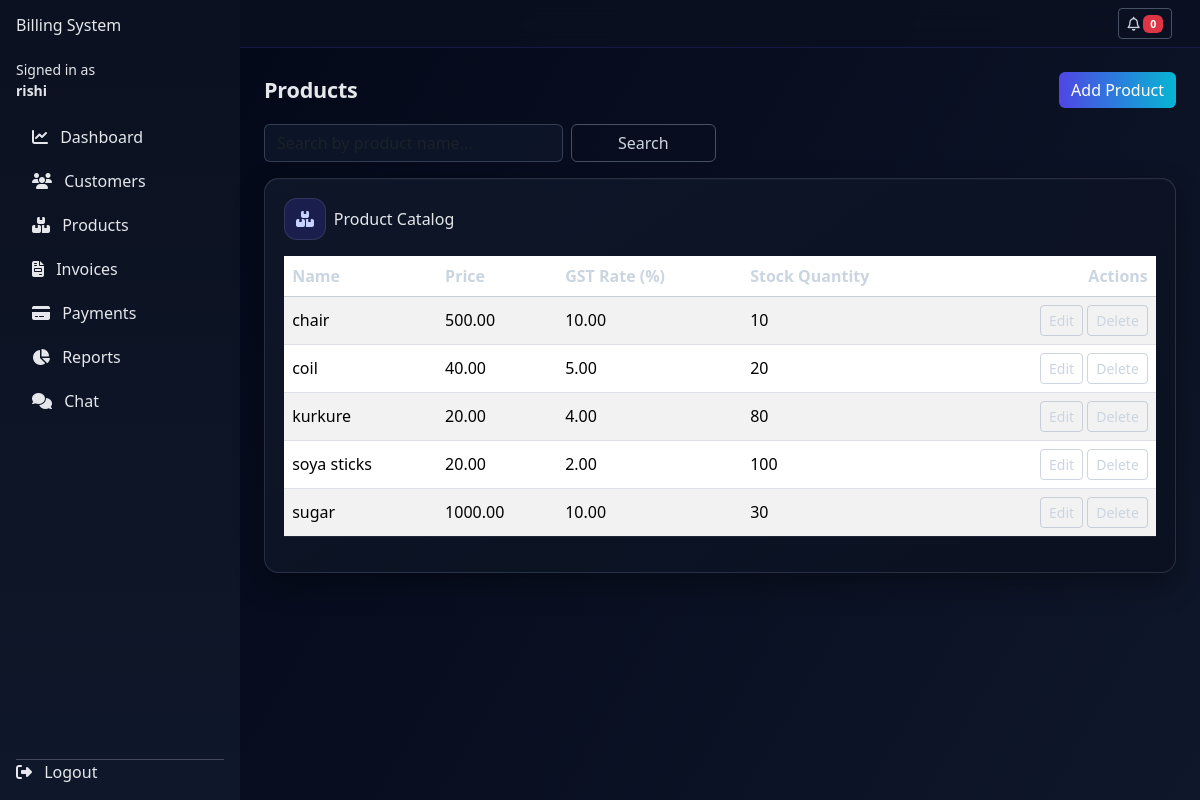
Screenshot of /products/ (signed in) with the database file from the repository.
### products/models.py (models this page shows, shortened)
class Product(models.Model):
    business = models.ForeignKey(
        "users.Business",
        on_delete=models.CASCADE,
        related_name="products",
        null=True,
        blank=True,
    )
    name = models.CharField(max_length=255)
    description = models.TextField(blank=True)
    price = models.DecimalField(max_digits=12, decimal_places=2)
    gst_rate = models.DecimalField(max_digits=5, decimal_places=2, help_text="GST percentage")
    stock_quantity = models.PositiveIntegerField(default=0)
    is_active = models.BooleanField(default=True)
    class Meta:
        ordering = ["name"]

### products/views.py (the view)
# urls.py: path("", views.product_list, name="product_list"),
@login_required
@approved_business_required
def product_list(request):
    query = request.GET.get("q", "").strip()
    products_qs = queryset_for_business(Product.objects.all(), request.user)
    if query:
        products_qs = products_qs.filter(Q(name__icontains=query))
    paginator = Paginator(products_qs, 10)
    page_number = request.GET.get("page")
    page_obj = paginator.get_page(page_number)
    return render(
        request,
        "products/product_list.html",
        {
            "page_obj": page_obj,
            "query": query,
        },
    )

### users/utils.py (called while the page is built)
def is_staff_or_superuser(user):
    return user.is_authenticated and (user.is_superuser or user.is_staff)

def queryset_for_business(model_qs: QuerySet, user, *, business_field: str = "business"):
    if is_staff_or_superuser(user):
        return model_qs
    b = get_owner_business(user)
    if not b:
        return model_qs.none()
    return model_qs.filter(**{business_field: b})

### templates/products/product_list.html (shortened to what this page needs)
{% extends "base.html" %}
{% block content %}
<div class="d-flex justify-content-between align-items-center mb-3 list-page-head">
  <h2 class="mb-0">Products</h2>
  <a href="{% url 'products:product_create' %}" class="btn btn-primary button-ripple">Add Product</a>
</div>
<form method="get" class="row g-2 mb-3">
  <div class="col-md-4">
    <input
      type="text"
      name="q"
      value="{{ query }}"
      class="form-control"
      placeholder="Search by product name..."
    >
  </div>
  <div class="col-md-2">
    <button type="submit" class="btn btn-outline-secondary w-100">Search</button>
  </div>
</form>
<div class="table-shell reveal-up">
  <div class="d-flex align-items-center gap-2 mb-3">
    <span class="table-icon"><i class="fa-solid fa-boxes-stacked"></i></span>
    <h6 class="mb-0">Product Catalog</h6>
  </div>
<div class="table-responsive">
  <table class="table table-striped table-hover align-middle">
    <thead>
      <tr>
        <th>Name</th>
        <th>Price</th>
        <th>GST Rate (%)</th>
        <th>Stock Quantity</th>
        <th class="text-end">Actions</th>
      </tr>
    </thead>
    <tbody>
      {% for product in page_obj %}
        <tr>
          <td>{{ product.name }}</td>
          <td>{{ product.price }}</td>
          <td>{{ product.gst_rate }}</td>
          <td>{{ product.stock_quantity }}</td>
          <td class="text-end">
            <a href="{% url 'products:product_update' product.pk %}" class="btn btn-sm btn-outline-primary">Edit</a>
            <a href="{% url 'products:product_delete' product.pk %}" class="btn btn-sm btn-outline-danger">Delete</a>
          </td>
        </tr>
      {% empty %}
        <tr>
          <td colspan="5" class="text-center">No products found.</td>
        </tr>
      {% endfor %}
    </tbody>
  </table>
</div>
</div>
{% endblock %}

### templates/base.html (shortened to what this page needs)
{% load static %}
<!doctype html>
<html lang="en">
  <head>
    <link
      href="https://cdn.jsdelivr.net/npm/bootstrap@5.3.3/dist/css/bootstrap.min.css"
      rel="stylesheet"
    >
    <link rel="stylesheet" href="{% static 'css/style.css' %}">
    <script src="https://cdn.tailwindcss.com"></script>
    <link rel="stylesheet" href="https://cdnjs.cloudflare.com/ajax/libs/font-awesome/6.5.2/css/all.min.css">
  </head>
  <body class="app-dark">
    <div class="app-shell">
      <aside class="sidebar d-flex flex-column p-3">
        <h4 class="mb-4"><a href="{% url 'landing' %}">Billing System</a></h4>
        {% if user.is_authenticated %}
          <div class="mb-3 small">
            Signed in as<br>
            <strong>{{ user.username }}</strong>
          </div>
        {% endif %}
        <ul class="nav nav-pills flex-column mb-auto">
          <li class="nav-item mb-1">
            <a href="{% url 'dashboard:home' %}" class="nav-link {% if request.resolver_match.url_name == 'home' and request.resolver_match.app_name == 'dashboard' %}active{% endif %}">
              <i class="fa-solid fa-chart-line me-2"></i> Dashboard
            </a>
          </li>
          <li class="nav-item mb-1">
            <a href="{% url 'customers:customer_list' %}" class="nav-link">
              <i class="fa-solid fa-users me-2"></i> Customers
            </a>
          </li>
          <li class="nav-item mb-1">
            <a href="{% url 'products:product_list' %}" class="nav-link">
              <i class="fa-solid fa-boxes-stacked me-2"></i> Products
            </a>
          </li>
          <li class="nav-item mb-1">
            <a href="{% url 'invoices:invoice_list' %}" class="nav-link">
              <i class="fa-solid fa-file-invoice me-2"></i> Invoices
            </a>
          </li>
          <li class="nav-item mb-1">
            <a href="{% url 'payments:list' %}" class="nav-link">
              <i class="fa-solid fa-credit-card me-2"></i> Payments
            </a>
          </li>
          <li class="nav-item mb-1">
            <a href="{% url 'reports:index' %}" class="nav-link">
              <i class="fa-solid fa-chart-pie me-2"></i> Reports
            </a>
          </li>
          <li class="nav-item mb-1">
            <a href="{% url 'communication:chat_room' %}" class="nav-link">
              <i class="fa-solid fa-comments me-2"></i> Chat
            </a>
          </li>
        </ul>
        <hr>
        <div>
          {% if user.is_authenticated %}
            <a class="nav-link px-0" href="{% url 'logout' %}">
              <i class="fa-solid fa-right-from-bracket me-2"></i> Logout
            </a>
          {% else %}
            <a class="nav-link px-0" href="#" id="sidebarLoginLink">
              <i class="fa-solid fa-right-to-bracket me-2"></i> Login
            </a>
          {% endif %}
        </div>
      </aside>
      <div class="main-content">
        <nav class="navbar main-navbar px-3">
          <div class="container-fluid">
            <div class="position-relative">
              <button id="notifBell" class="btn btn-sm btn-outline-secondary button-ripple">
                <i class="fa-regular fa-bell"></i>
                <span id="notifCount" class="badge text-bg-danger">0</span>
              </button>
            </div>
          </div>
        </nav>
        <main class="main-body container-fluid">
          {% block content %}{% endblock %}
        </main>
      </div>
    </div>
  </body>
</html>

### static/css/style.css (style rules this page uses)
:root { --app-bg: #f5f5f7; --sidebar-bg: #111827; --sidebar-fg: #e5e7eb; --sidebar-hover: rgba(255, 255, 255, 0.08); --accent: #0d6efd; }
.app-dark .table { color: #e2e8f0; }
.app-dark .table thead th { color: #cbd5e1; border-color: rgba(100, 116, 139, 0.35); }
.app-dark .table td, .app-dark .table th { border-color: rgba(100, 116, 139, 0.22); }
.app-dark .form-control, .app-dark .form-select, .app-dark textarea, .app-dark input[type="text"], .app-dark input[type="email"], .app-dark input[type="password"], .app-dark input[type="date"], .app-dark input[type="number"] { background: rgba(15, 23, 42, 0.86); color: #f1f5f9; border: 1px solid rgba(100, 116, 139, 0.45); }
.app-dark .btn-primary { background: linear-gradient(90deg, #4F46E5, #06B6D4); border: none; }
.app-dark .btn-outline-primary, .app-dark .btn-outline-secondary, .app-dark .btn-outline-danger { border-color: rgba(148, 163, 184, 0.45); color: #cbd5e1; }
.button-ripple { position: relative; overflow: hidden; }
.list-page-head h2 { font-size: 1.35rem; font-weight: 600; letter-spacing: -0.01em; }
.table-shell { border-radius: 0.9rem; background: linear-gradient(145deg, rgba(15, 23, 42, 0.9), rgba(11, 17, 32, 0.92)); border: 1px solid rgba(148, 163, 184, 0.2); box-shadow: 0 12px 30px rgba(0, 0, 0, 0.32), inset 0 1px 0 rgba(255, 255, 255, 0.03); padding: 1.2rem; }
.table-icon { width: 2.6rem; height: 2.6rem; border-radius: 0.8rem; display: inline-grid; place-items: center; color: #c7d2fe; background: rgba(79, 70, 229, 0.2); border: 1px solid rgba(255, 255, 255, 0.1); }
.reveal-up { opacity: 0; transform: translateY(18px); transition: opacity 0.8s ease, transform 0.8s ease; }
.reveal-up.is-visible { opacity: 1; transform: translateY(0); }
.sidebar { background-color: var(--sidebar-bg) !important; color: var(--sidebar-fg) !important; }
.sidebar .nav-link { border-radius: 0.75rem; transition: background-color 120ms ease, transform 120ms ease; }

### templates/base.html (style rules this page uses)
body { min-height: 100vh; background: linear-gradient(120deg, #020617, #0F172A); color: #e5e7eb; }
.app-shell { display: flex; min-height: 100vh; }
.sidebar { width: 240px; background: linear-gradient(180deg, #0b1120 0%, #0f172a 100%); color: #e5e7eb; }
.sidebar a { color: inherit; text-decoration: none; }
.main-content { flex: 1; display: flex; flex-direction: column; }
.main-navbar { background: rgba(11, 17, 32, 0.75); border-bottom: 1px solid rgba(79, 70, 229, 0.2); backdrop-filter: blur(10px); }
.main-body { padding: 1.5rem; }

### rows the page displays
Product: name "chair", price "500.00", gst_rate "10.00", stock_quantity "10"
Product: name "coil", price "40.00", gst_rate "5.00", stock_quantity "20"
Product: name "kurkure", price "20.00", gst_rate "4.00", stock_quantity "80"
Product: name "soya sticks", price "20.00", gst_rate "2.00", stock_quantity "100"
Product: name "sugar", price "1000.00", gst_rate "10.00", stock_quantity "30"

### other values shown
{{ user.username }} "rishi"
